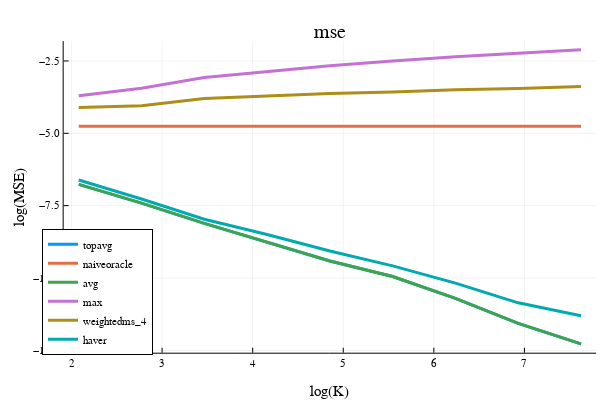

The cell this chart's notebook holds for it:
### Code cell
x = opt.K_ary
i = 1; plot(log.(x), log.(mse[:,i]), label=estimator_names[i], linewidth=3)
i = 2; plot!(log.(x), log.(mse[:,i]), label=estimator_names[i], linewidth=3)
i = 3; plot!(log.(x), log.(mse[:,i]), label=estimator_names[i], linewidth=3) 
i = 4; plot!(log.(x), log.(mse[:,i]), label=estimator_names[i], linewidth=3)
i = 5; plot!(log.(x), log.(mse[:,i]), label=estimator_names[i], linewidth=3)
i = 6; plot!(log.(x), log.(mse[:,i]), label=estimator_names[i], linewidth=3)
plot!(xlabel="log(K)", ylabel="log(MSE)", legend=:bottomleft)  
title!("mse")

### Figure 1 — Plotly figure (JSON) as saved in the notebook; plotly's stock layout.template omitted (floating-point values rounded to 4 significant figures)
{"data": [{"colorbar": {"title": {"text": ""}}, "legendgroup": "topavg", "line": {"color": "rgba(0, 154, 250, 1.000)", "dash": "solid", "shape": "linear", "width": 3}, "mode": "lines", "name": "topavg", "showlegend": true, "type": "scatter", "x": [2.079, 2.773, 3.466, 4.159, 4.852, 5.545, 6.238, 6.931, 7.625], "xaxis": "x", "y": [-6.764, -7.412, -8.112, -8.772, -9.412, -9.948, -10.7, -11.57, -12.28], "yaxis": "y", "zmax": null, "zmin": null}, {"colorbar": {"title": {"text": ""}}, "legendgroup": "naiveoracle", "line": {"color": "rgba(227, 111, 71, 1.000)", "dash": "solid", "shape": "linear", "width": 3}, "mode": "lines", "name": "naiveoracle", "showlegend": true, "type": "scatter", "x": [2.079, 2.773, 3.466, 4.159, 4.852, 5.545, 6.238, 6.931, 7.625], "xaxis": "x", "y": [-4.757, -4.757, -4.757, -4.757, -4.757, -4.757, -4.757, -4.757, -4.757], "yaxis": "y", "zmax": null, "zmin": null}, {"colorbar": {"title": {"text": ""}}, "legendgroup": "avg", "line": {"color": "rgba(62, 164, 78, 1.000)", "dash": "solid", "shape": "linear", "width": 3}, "mode": "lines", "name": "avg", "showlegend": true, "type": "scatter", "x": [2.079, 2.773, 3.466, 4.159, 4.852, 5.545, 6.238, 6.931, 7.625], "xaxis": "x", "y": [-6.764, -7.412, -8.112, -8.772, -9.412, -9.948, -10.7, -11.57, -12.28], "yaxis": "y", "zmax": null, "zmin": null}, {"colorbar": {"title": {"text": ""}}, "legendgroup": "max", "line": {"color": "rgba(195, 113, 210, 1.000)", "dash": "solid", "shape": "linear", "width": 3}, "mode": "lines", "name": "max", "showlegend": true, "type": "scatter", "x": [2.079, 2.773, 3.466, 4.159, 4.852, 5.545, 6.238, 6.931, 7.625], "xaxis": "x", "y": [-3.706, -3.444, -3.072, -2.857, -2.664, -2.502, -2.352, -2.235, -2.116], "yaxis": "y", "zmax": null, "zmin": null}, {"colorbar": {"title": {"text": ""}}, "legendgroup": "weightedms_4", "line": {"color": "rgba(172, 142, 24, 1.000)", "dash": "solid", "shape": "linear", "width": 3}, "mode": "lines", "name": "weightedms_4", "showlegend": true, "type": "scatter", "x": [2.079, 2.773, 3.466, 4.159, 4.852, 5.545, 6.238, 6.931, 7.625], "xaxis": "x", "y": [-4.111, -4.048, -3.796, -3.716, -3.624, -3.572, -3.498, -3.455, -3.381], "yaxis": "y", "zmax": null, "zmin": null}, {"colorbar": {"title": {"text": ""}}, "legendgroup": "haver", "line": {"color": "rgba(0, 170, 174, 1.000)", "dash": "solid", "shape": "linear", "width": 3}, "mode": "lines", "name": "haver", "showlegend": true, "type": "scatter", "x": [2.079, 2.773, 3.466, 4.159, 4.852, 5.545, 6.238, 6.931, 7.625], "xaxis": "x", "y": [-6.614, -7.269, -7.97, -8.496, -9.07, -9.58, -10.18, -10.86, -11.3], "yaxis": "y", "zmax": null, "zmin": null}], "layout": {"annotations": [{"font": {"color": "rgba(0, 0, 0, 1)", "family": "sans-serif", "size": 20}, "rotation": 0, "showarrow": false, "text": "mse", "x": 0.5498, "xanchor": "center", "xref": "paper", "y": 1, "yanchor": "top", "yref": "paper"}], "height": 400, "legend": {"bgcolor": "rgba(255, 255, 255, 1.000)", "bordercolor": "rgba(0, 0, 0, 1)", "borderwidth": 1, "font": {"color": "rgba(0, 0, 0, 1)", "family": "sans-serif", "size": 11}, "title": {"font": {"color": "rgba(0, 0, 0, 1)", "family": "sans-serif", "size": 15}, "text": ""}, "tracegroupgap": 0, "traceorder": "normal", "x": 0.07, "xanchor": "left", "y": 0.07, "yanchor": "bottom"}, "margin": {"b": 20, "l": 0, "r": 0, "t": 20}, "paper_bgcolor": "rgba(255, 255, 255, 1.000)", "plot_bgcolor": "rgba(255, 255, 255, 1.000)", "showlegend": true, "width": 600, "xaxis": {"anchor": "y", "domain": [0.1061, 0.9934], "gridcolor": "rgba(0, 0, 0, 0.1)", "gridwidth": 0.5, "linecolor": "rgba(0, 0, 0, 1)", "mirror": false, "range": [1.913, 7.791], "showgrid": true, "showline": true, "showticklabels": true, "tickangle": 0, "tickcolor": "rgb(0, 0, 0)", "tickfont": {"color": "rgba(0, 0, 0, 1)", "family": "sans-serif", "size": 11}, "tickmode": "array", "ticks": "inside", "ticktext": ["2", "3", "4", "5", "6", "7"], "tickvals": [2, 3, 4, 5, 6, 7], "title": {"font": {"color": "rgba(0, 0, 0, 1)", "family": "sans-serif", "size": 15}, "text": "log(K)"}, "type": "linear", "visible": true, "zeroline": false, "zerolinecolor": "rgba(0, 0, 0, 1)"}, "yaxis": {"anchor": "x", "domain": [0.07581, 0.9415], "gridcolor": "rgba(0, 0, 0, 0.1)", "gridwidth": 0.5, "linecolor": "rgba(0, 0, 0, 1)", "mirror": false, "range": [-12.58, -1.812], "showgrid": true, "showline": true, "showticklabels": true, "tickangle": 0, "tickcolor": "rgb(0, 0, 0)", "tickfont": {"color": "rgba(0, 0, 0, 1)", "family": "sans-serif", "size": 11}, "tickmode": "array", "ticks": "inside", "ticktext": ["−12.5", "−10.0", "−7.5", "−5.0", "−2.5"], "tickvals": [-12.5, -10, -7.5, -5, -2.5], "title": {"font": {"color": "rgba(0, 0, 0, 1)", "family": "sans-serif", "size": 15}, "text": "log(MSE)"}, "type": "linear", "visible": true, "zeroline": false, "zerolinecolor": "rgba(0, 0, 0, 1)"}}}
